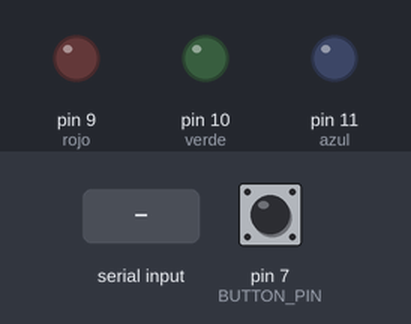
Simulated run of this sketch. Board: Arduino Uno, built with avr-gcc and run on an emulated ATmega328P. Parts: output pins drawn as LEDs (lit = HIGH). The test bench sets the inputs (shaded band); at power-on: pin 7 (BUTTON_PIN) HIGH.

Above: at 1.2 s.
1.3 s: "E" received over Serial
At 1.8 s:
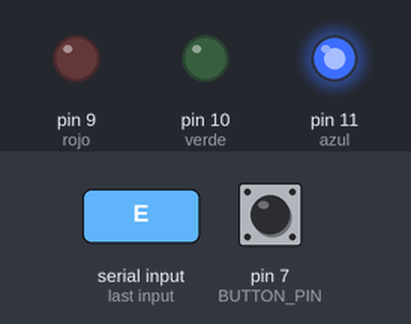
2.8 s: "S" received over Serial
At 4.0 s:
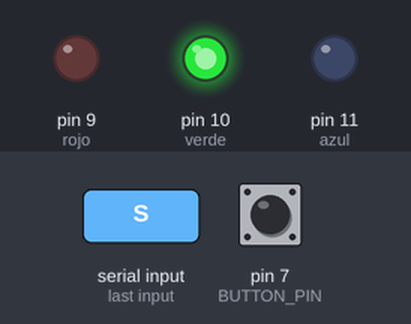
4.3 s: "A" received over Serial
At 5.3 s:
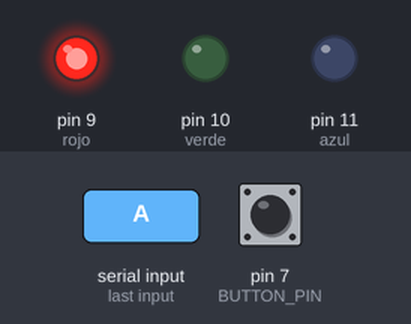
Timing chart, 0 to 7.3 s (numbered marks = the images above; inputs shaded):
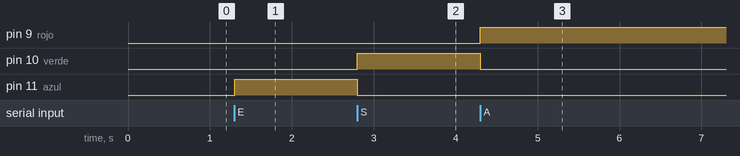

Measured:
- after the input at 1.3 s, pin 11 (azul): LOW → HIGH at once
- after the input at 2.8 s, pin 10 (verde): LOW → HIGH at once; pin 11 (azul): HIGH → LOW at once
- after the input at 4.3 s, pin 9 (rojo): LOW → HIGH at once; pin 10 (verde): HIGH → LOW at once

The sketch:

arduino-2.1.ino
```cpp
const int rojo = 9;
const int verde = 10;
const int azul = 11;
const int BUTTON_PIN = 7;
int celdas_vivas;

void setup() {
  // Configurar pines como salida
  pinMode(rojo, OUTPUT);
  pinMode(verde, OUTPUT);
  pinMode(azul, OUTPUT);

  // Configurar pin del botón como entrada con pullup
  pinMode(BUTTON_PIN, INPUT_PULLUP);

  // Inicializar comunicación serial
  Serial.begin(9600);
}

void loop() {
  if (Serial.available() > 0) {
    // Leer el número de células vivas desde Python
    celdas_vivas = Serial.read();

    if (celdas_vivas == 'E') {
      digitalWrite(azul, HIGH);
      digitalWrite(verde, LOW);
      digitalWrite(rojo, LOW);
    }
    if (celdas_vivas == 'S') {
      digitalWrite(azul, LOW);
      digitalWrite(verde, HIGH);
      digitalWrite(rojo, LOW);
    }
    if (celdas_vivas == 'A') {
      digitalWrite(azul, LOW);
      digitalWrite(verde, LOW);
      digitalWrite(rojo, HIGH);
    }
  }

  // Verificar si se presionó el botón
  if (digitalRead(BUTTON_PIN) == LOW) {
    // Enviar un mensaje a Python indicando que se debe reiniciar el juego
    Serial.println("Reiniciar");
    // Espera un breve periodo para evitar múltiples detecciones del botón
    delay(100);
  }
}
```
